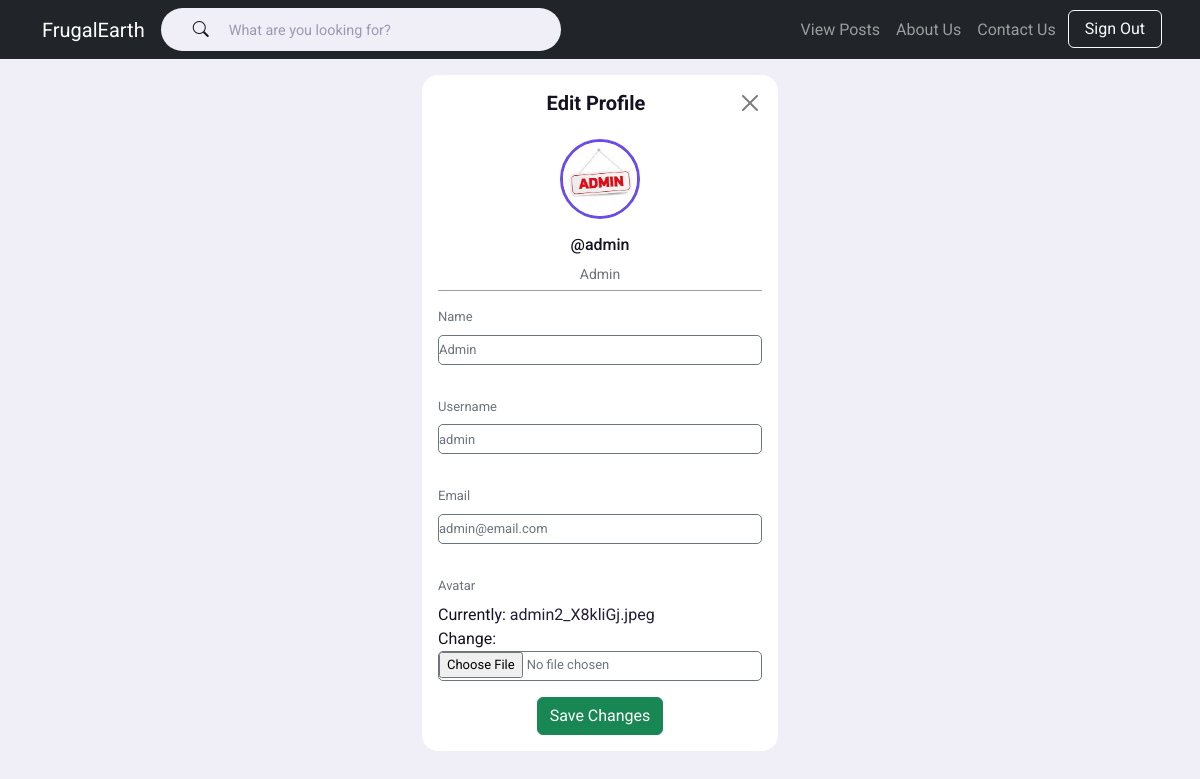
/update-user/ (signed in), run on the app's committed database.
### pages/models.py (models this page shows)
class User(AbstractUser):
    name = models.CharField(max_length=200, null=True)
    email = models.EmailField(unique=True, default='')
    avatar = models.ImageField(null=True, default="defaultDp.jpg")
    location = models.CharField(max_length=200, null=True)
    REQUIRED_FIELDS = []

### pages/views.py (the view)
# urls.py: path('update-user/', views.updateUser, name="update-user"),
@login_required(login_url='signin')
def updateUser(request):
    user = request.user
    form = UserForm(instance=user)
    if request.method == 'POST':
        form = UserForm(request.POST, request.FILES, instance=user)
        if form.is_valid():
            form.save()
            return redirect('user-profile', pk=user.id)
    return render(request, 'pages/update_profile.html', {'form':form})

### pages/forms.py
class UserForm(ModelForm):
        class Meta:
            model = User
            fields = ['name', 'username', 'email', 'avatar']

### pages/templates/pages/update_profile.html (shortened to what this page needs)
<!DOCTYPE html>
{% load static %}
<html lang="en">
    <head>
          <link href="https://cdn.jsdelivr.net/npm/bootstrap@5.2.0/dist/css/bootstrap.min.css" rel="stylesheet">
        <link rel="stylesheet" href="{% static 'main.css' %}">
    </head>
    <body>
  <nav class="navbar navbar-expand-sm bg-dark navbar-dark ">
            <div class="container">
              <a class="navbar-brand navbar-right" href="{% url 'home' %}">FrugalEarth</a>
                <div class="search-bar">
                    <form method="GET" action="{% url 'feeds' %}">
                    <i class="bi bi-search"></i>
                    <input type="text" name="q" id="" placeholder="What are you looking for?"/>
                    </form>
                </div>
            <div class="collapse navbar-collapse" id="collapsibleNavbar">
                <ul class="navbar-nav  ms-auto">
                  <li class="nav-item">
                    <a class="nav-link" href="{% url 'feeds' %}">View Posts</a>
                  </li>
                  <li class="nav-item">
                    <a class="nav-link" href="{% url 'aboutUs' %}">About Us</a>
                  </li>
                  <li class="nav-item">
                    <a class="nav-link" href="http://frugalearth.pythonanywhere.com/aboutus/#contactus">Contact Us</a>
                  </li>
                  <li class="nav-item">
                {% if request.user.is_authenticated %}
                <a type="submit" class="mx-1 btn btn-outline-light w-100" href ="{% url 'signout' %}">Sign Out</a>
                {% else %}
                <a type="submit" class="mx-1 btn btn-outline-light w-100" href ="{% url 'signin' %}">Sign in</a>
                {% endif %}
                  </li>
                </ul>
              </div>
            </div>
          </nav>
 <div class="container">
    <div class="row">
        <div class="col-sm-4">
        </div>
        <div class="col-sm-4 editprofile">
            <div class="current-profile">
                <div class="edit-btn">
                    <i class="bi bi-x-lg text-white"></i>
                        <h5><b>Edit Profile</b></h5>
                        <a href="{{request.META.HTTP_REFERER}}"><button type="button" class="btn-close"></button></a>
                </div>
                <div class="editcurrent">
                    <div class="edit-photo">
                        <img src="{{request.user.avatar.url}}">
                    </div>
                    <div class="account-info">
                        <h6>@{{user.username}}</h6>
                        <small>{{user.name}}</small>
                    </div>
                </div>
                   <div class="edit-body">
                    <form class="form" action="" method="POST" enctype="multipart/form-data">
                          {% for field in form %}
<div>
                  <label for="fname" class="form-label">{{field.label}}</label><br>
                  {{field}}<br>
                    {% endfor %}
</div>
                </div>
            </form>
<div class="edit-footer" style="text-align: center; width: 100%;">
<button type="submit" class="btn btn-success" value="Save Changes">Save Changes</button>
</div>
                </div>
          </div>
        </div>
</div>

### static/main.css (style rules this page uses)
:root { --color-white: hsl(252, 30%, 100%); --color-light: hsl(252, 30%, 95%); --color-gray: hsl(252, 15%, 65%); --color-primary: hsl(252, 75%, 60%); --color-secondary: hsl(252, 100%, 90%); --color-success: hsl(120, 95%, 65%); --color-danger: hsl(0, 95%, 65%); --color-dark: hsl(252, 30%, 17%); --color-black: hsl(252, 30%, 10%); --border-radius: 2rem; --card-border-radius: 1rem; --btn-padding: 0.6rem 2rem; --search-padding: 0.6rem 2rem; --card-padding: 1rem; --sticky-top-left: 5.4rem; --sticky-top-right: -18rem; }
*, *::before, *::after { margin: 0; padding: 0; outline: 0; box-sizing: border-box; text-decoration: none; list-style: none; border: none; }
body { font-family: 'Roboto', sans-serif; color: var(--color-black); background: var(--color-light); overflow-x: hidden; }
nav .container { align-items: center; justify-content: space-between; }
.search-bar { background: var(--color-light); border-radius: var(--border-radius); padding: var(--search-padding); }
.search-bar input[type="text"] { background: transparent; width: 25vw; margin-left: 1rem; font-size: 0.9rem; color: var(--color-dark); }
nav .search-bar input[type="text"]::placeholder { color: var(--color-gray); }
img { display: block; width: 100%; }
a { text-decoration: none; color: var(--color-dark); }
small { color: #6c757d; }
.form-label { margin-top: 1rem; }
.account-info { margin: .25rem; text-align: center; }
.current-profile { background: var(--color-white); border-radius: var(--card-padding); margin-top: 1rem; padding: var(--card-padding); }
.edit-body input, .edit-body label { color: #6c757d; font-size: small; background: var(--color-white); }
.edit-body input { border: 1px solid #6c757d; width: 100%; }
.edit-footer { width: 100%; }
.edit-photo { width: 5rem; aspect-ratio: 1/1; border-radius: 50%; overflow: hidden; margin: auto; margin-top: 1rem; margin-bottom: 1rem; border: 3px solid var(--color-primary); }
.edit-btn { justify-content: space-between; display: flex; }
.editcurrent { text-align: center; justify-content: center; border-bottom: solid 1px var(--color-gray); }
.current-profile input { border: 1px solid #6c757d; width: 100%; font-size: small; height: 30px; border-radius: 5px; margin-bottom: 1rem; }
.form-label { background: black; }
.search-bar { display:inline; }

### data on the page
User: user.avatar (picture), username "admin", name "Admin", form "Admin" "admin" "admin@email.com"

### other printed values
{{ field.label }} "Name" "Username" "Email" "Avatar"
